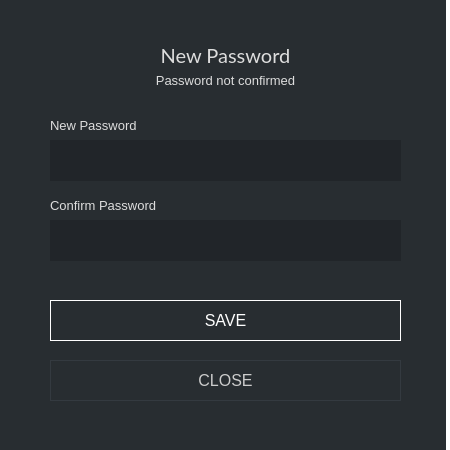
<?xml version="1.0" encoding="UTF-8"?>
<ui version="4.0">
 <class>NewPasswordDialog</class>
 <widget class="QDialog" name="NewPasswordDialog">
  <property name="geometry">
   <rect>
    <x>0</x>
    <y>0</y>
    <width>450</width>
    <height>450</height>
   </rect>
  </property>
  <property name="sizePolicy">
   <sizepolicy hsizetype="Fixed" vsizetype="Fixed">
    <horstretch>0</horstretch>
    <verstretch>0</verstretch>
   </sizepolicy>
  </property>
  <property name="windowTitle">
   <string>Enter password</string>
  </property>
  <property name="styleSheet">
   <string notr="true">background-color: #212529; color: #ddd;
border: 0px;</string>
  </property>
  <layout class="QGridLayout" name="gridLayout">
   <property name="leftMargin">
    <number>0</number>
   </property>
   <property name="topMargin">
    <number>0</number>
   </property>
   <property name="rightMargin">
    <number>0</number>
   </property>
   <property name="bottomMargin">
    <number>0</number>
   </property>
   <item row="0" column="0" colspan="2">
    <widget class="QGroupBox" name="groupBox">
     <property name="styleSheet">
      <string notr="true">background-color: #282d31; border-right: 4px solid white;</string>
     </property>
     <property name="title">
      <string/>
     </property>
     <widget class="QLabel" name="label_3">
      <property name="geometry">
       <rect>
        <x>50</x>
        <y>40</y>
        <width>351</width>
        <height>31</height>
       </rect>
      </property>
      <property name="font">
       <font>
        <family>Lato</family>
        <pointsize>15</pointsize>
       </font>
      </property>
      <property name="styleSheet">
       <string notr="true">color: #ddd; border-right: 0px;</string>
      </property>
      <property name="text">
       <string>New Password</string>
      </property>
      <property name="alignment">
       <set>Qt::AlignCenter</set>
      </property>
     </widget>
     <widget class="QLabel" name="label">
      <property name="geometry">
       <rect>
        <x>50</x>
        <y>110</y>
        <width>331</width>
        <height>31</height>
       </rect>
      </property>
      <property name="sizePolicy">
       <sizepolicy hsizetype="Maximum" vsizetype="Preferred">
        <horstretch>0</horstretch>
        <verstretch>0</verstretch>
       </sizepolicy>
      </property>
      <property name="minimumSize">
       <size>
        <width>0</width>
        <height>25</height>
       </size>
      </property>
      <property name="font">
       <font>
        <pointsize>-1</pointsize>
       </font>
      </property>
      <property name="styleSheet">
       <string notr="true">color: #ddd;border-right: 0px;font-size: 13px;</string>
      </property>
      <property name="text">
       <string>New Password</string>
      </property>
     </widget>
     <widget class="QLineEdit" name="m_passwordEdit">
      <property name="geometry">
       <rect>
        <x>50</x>
        <y>140</y>
        <width>351</width>
        <height>41</height>
       </rect>
      </property>
      <property name="sizePolicy">
       <sizepolicy hsizetype="Expanding" vsizetype="Fixed">
        <horstretch>0</horstretch>
        <verstretch>0</verstretch>
       </sizepolicy>
      </property>
      <property name="minimumSize">
       <size>
        <width>0</width>
        <height>31</height>
       </size>
      </property>
      <property name="font">
       <font>
        <family>Lato</family>
        <pointsize>9</pointsize>
       </font>
      </property>
      <property name="styleSheet">
       <string notr="true">background-color: #212529;
border-right: 0px;
color: #e5e5e5;
padding: 5px;</string>
      </property>
      <property name="echoMode">
       <enum>QLineEdit::Password</enum>
      </property>
     </widget>
     <widget class="QLabel" name="label_2">
      <property name="geometry">
       <rect>
        <x>50</x>
        <y>190</y>
        <width>321</width>
        <height>31</height>
       </rect>
      </property>
      <property name="sizePolicy">
       <sizepolicy hsizetype="Maximum" vsizetype="Preferred">
        <horstretch>0</horstretch>
        <verstretch>0</verstretch>
       </sizepolicy>
      </property>
      <property name="minimumSize">
       <size>
        <width>0</width>
        <height>25</height>
       </size>
      </property>
      <property name="font">
       <font>
        <pointsize>-1</pointsize>
       </font>
      </property>
      <property name="styleSheet">
       <string notr="true">color: #ddd;border-right: 0px;font-size: 13px;</string>
      </property>
      <property name="text">
       <string>Confirm Password</string>
      </property>
     </widget>
     <widget class="QLineEdit" name="m_passwordConfirmationEdit">
      <property name="geometry">
       <rect>
        <x>50</x>
        <y>220</y>
        <width>351</width>
        <height>41</height>
       </rect>
      </property>
      <property name="minimumSize">
       <size>
        <width>0</width>
        <height>31</height>
       </size>
      </property>
      <property name="font">
       <font>
        <family>Lato</family>
        <pointsize>9</pointsize>
       </font>
      </property>
      <property name="styleSheet">
       <string notr="true">background-color: #212529;
border-right: 0px;
color: #e5e5e5;
padding: 5px;</string>
      </property>
      <property name="echoMode">
       <enum>QLineEdit::Password</enum>
      </property>
     </widget>
     <widget class="QLabel" name="m_errorLabel">
      <property name="geometry">
       <rect>
        <x>70</x>
        <y>70</y>
        <width>311</width>
        <height>21</height>
       </rect>
      </property>
      <property name="font">
       <font>
        <pointsize>-1</pointsize>
       </font>
      </property>
      <property name="styleSheet">
       <string notr="true">color: #ddd;border-right: 0px;font-size: 13px;</string>
      </property>
      <property name="text">
       <string>Password not confirmed</string>
      </property>
      <property name="alignment">
       <set>Qt::AlignCenter</set>
      </property>
     </widget>
     <widget class="QPushButton" name="m_okButton">
      <property name="enabled">
       <bool>false</bool>
      </property>
      <property name="geometry">
       <rect>
        <x>50</x>
        <y>300</y>
        <width>351</width>
        <height>41</height>
       </rect>
      </property>
      <property name="minimumSize">
       <size>
        <width>131</width>
        <height>31</height>
       </size>
      </property>
      <property name="font">
       <font>
        <pointsize>-1</pointsize>
       </font>
      </property>
      <property name="styleSheet">
       <string notr="true">QPushButton#m_okButton {color: white; background-color: #1; border: 1px solid white; font-size: 16px;}

QPushButton#m_okButton:hover {color: white; background-color: #1; border: 2px solid white; font-size: 16px;}</string>
      </property>
      <property name="text">
       <string>SAVE</string>
      </property>
      <property name="default">
       <bool>true</bool>
      </property>
     </widget>
     <widget class="QPushButton" name="m_cancelButton">
      <property name="geometry">
       <rect>
        <x>50</x>
        <y>360</y>
        <width>351</width>
        <height>41</height>
       </rect>
      </property>
      <property name="minimumSize">
       <size>
        <width>131</width>
        <height>31</height>
       </size>
      </property>
      <property name="font">
       <font>
        <pointsize>-1</pointsize>
       </font>
      </property>
      <property name="styleSheet">
       <string notr="true">QPushButton#m_cancelButton {color: #ccc; border: 1px solid #343a40; font-size: 16px; background-color: #21259;}

QPushButton#m_cancelButton:hover {color: #ddd; border: 2px solid #444; font-size: 16px; background-color: #21259;}</string>
      </property>
      <property name="text">
       <string>CLOSE</string>
      </property>
     </widget>
    </widget>
   </item>
  </layout>
 </widget>
 <resources/>
 <connections>
  <connection>
   <sender>m_okButton</sender>
   <signal>clicked()</signal>
   <receiver>NewPasswordDialog</receiver>
   <slot>accept()</slot>
   <hints>
    <hint type="sourcelabel">
     <x>147</x>
     <y>102</y>
    </hint>
    <hint type="destinationlabel">
     <x>147</x>
     <y>63</y>
    </hint>
   </hints>
  </connection>
  <connection>
   <sender>m_cancelButton</sender>
   <signal>clicked()</signal>
   <receiver>NewPasswordDialog</receiver>
   <slot>reject()</slot>
   <hints>
    <hint type="sourcelabel">
     <x>241</x>
     <y>102</y>
    </hint>
    <hint type="destinationlabel">
     <x>147</x>
     <y>63</y>
    </hint>
   </hints>
  </connection>
  <connection>
   <sender>m_passwordEdit</sender>
   <signal>textChanged(QString)</signal>
   <receiver>NewPasswordDialog</receiver>
   <slot>checkPassword(QString)</slot>
   <hints>
    <hint type="sourcelabel">
     <x>206</x>
     <y>25</y>
    </hint>
    <hint type="destinationlabel">
     <x>168</x>
     <y>64</y>
    </hint>
   </hints>
  </connection>
  <connection>
   <sender>m_passwordConfirmationEdit</sender>
   <signal>textChanged(QString)</signal>
   <receiver>NewPasswordDialog</receiver>
   <slot>checkPassword(QString)</slot>
   <hints>
    <hint type="sourcelabel">
     <x>206</x>
     <y>64</y>
    </hint>
    <hint type="destinationlabel">
     <x>168</x>
     <y>64</y>
    </hint>
   </hints>
  </connection>
 </connections>
 <slots>
  <slot>checkPassword(QString)</slot>
 </slots>
</ui>
